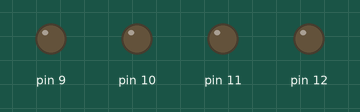
Bench run of a sketch on a simulated Arduino Uno, built with avr-gcc and run on an emulated ATmega328P. Parts: output pins drawn as LEDs (lit = HIGH).

Above: at 0.2 s.
At 1.2 s:
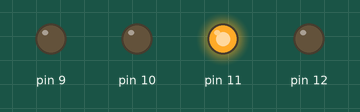
At 1.7 s:
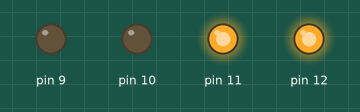
At 2.7 s:
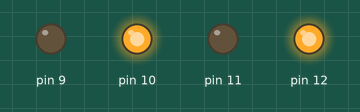
At 4.2 s:
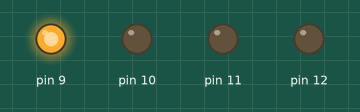
At 5.7 s:
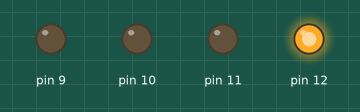
Timing chart, 0 to 6.5 s (numbered marks = the images above):
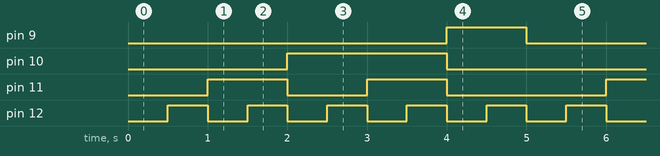

Measured:
- by itself, pin 9: alternates HIGH for 1.0 s and LOW for 4.0 s
- by itself, pin 10: alternates HIGH for 2.0 s and LOW for 3.0 s
- by itself, pin 11: repeats every 5.0 s: LOW 1.0 s, HIGH 1.0 s, LOW 2.0 s, HIGH 1.0 s
- by itself, pin 12: alternates HIGH for 0.50 s and LOW for 0.50 s

The sketch:

ARD_DISPLAY_METODOLARGO_CON_FOR.ino
```cpp
byte i,numero;
bool bit0,bit1,bit2,bit3;
void setup() {
   for(i=9;i<=12;i++){pinMode(i,OUTPUT);}
}
void loop() {
   for(i=0;i<10;i++){
      numero=i; // numero es de tipo byte.
      bit0=numero%2;numero=numero/2;
      bit1=numero%2;numero=numero/2;
      bit2=numero%2;numero=numero/2;
      bit3=numero%2;
      digitalWrite(12,bit0);digitalWrite(11,bit1);digitalWrite(10,bit2);digitalWrite(9,bit3);
      delay(500);
   }
}
```
